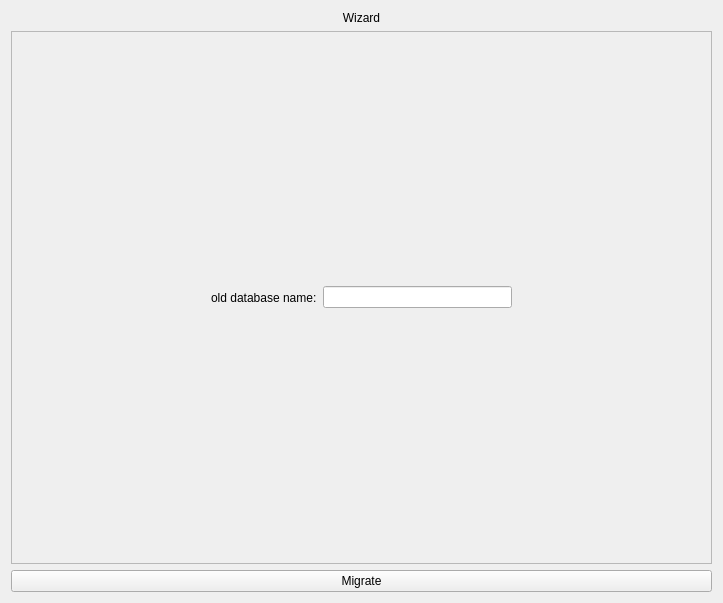
<?xml version="1.0" encoding="UTF-8"?>
<ui version="4.0">
 <class>Form</class>
 <widget class="QWidget" name="Form">
  <property name="geometry">
   <rect>
    <x>0</x>
    <y>0</y>
    <width>723</width>
    <height>603</height>
   </rect>
  </property>
  <property name="windowTitle">
   <string>Form</string>
  </property>
  <layout class="QVBoxLayout" name="verticalLayout">
   <item alignment="Qt::AlignTop">
    <widget class="QLabel" name="label">
     <property name="text">
      <string>Wizard</string>
     </property>
     <property name="alignment">
      <set>Qt::AlignCenter</set>
     </property>
    </widget>
   </item>
   <item>
    <widget class="QFrame" name="frame">
     <property name="sizePolicy">
      <sizepolicy hsizetype="Preferred" vsizetype="Expanding">
       <horstretch>0</horstretch>
       <verstretch>0</verstretch>
      </sizepolicy>
     </property>
     <property name="frameShape">
      <enum>QFrame::StyledPanel</enum>
     </property>
     <property name="frameShadow">
      <enum>QFrame::Raised</enum>
     </property>
     <layout class="QHBoxLayout" name="horizontalLayout">
      <item>
       <spacer name="horizontalSpacer">
        <property name="orientation">
         <enum>Qt::Horizontal</enum>
        </property>
        <property name="sizeHint" stdset="0">
         <size>
          <width>40</width>
          <height>20</height>
         </size>
        </property>
       </spacer>
      </item>
      <item>
       <widget class="QLabel" name="label_2">
        <property name="text">
         <string>old database name:</string>
        </property>
       </widget>
      </item>
      <item>
       <widget class="QLineEdit" name="lineEdit"/>
      </item>
      <item>
       <spacer name="horizontalSpacer_2">
        <property name="orientation">
         <enum>Qt::Horizontal</enum>
        </property>
        <property name="sizeHint" stdset="0">
         <size>
          <width>40</width>
          <height>20</height>
         </size>
        </property>
       </spacer>
      </item>
     </layout>
    </widget>
   </item>
   <item>
    <widget class="QPushButton" name="pushButton">
     <property name="text">
      <string>Migrate</string>
     </property>
    </widget>
   </item>
  </layout>
 </widget>
 <resources/>
 <connections/>
</ui>
